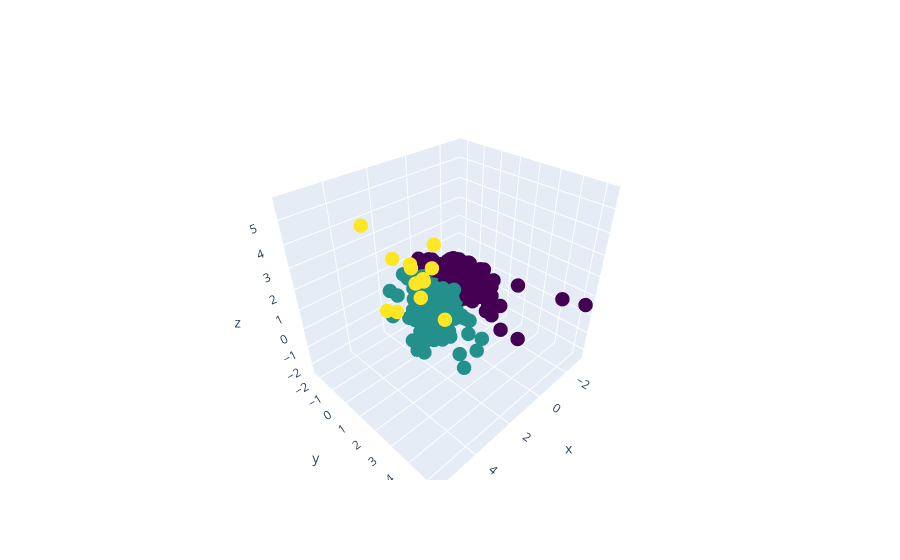

The notebook cell this image was saved under:
### Code cell
## Визуализация на данните(отново с PCA)
pcaProto = PCA(n_components=3)
pcaProto_HFRD = pcaProto.fit_transform(HFRD_scale)

import plotly.graph_objects as go


fig = go.Figure(
    go.Scatter3d(mode='markers',
                 x = pcaProto_HFRD[:, 0],
                 y = pcaProto_HFRD[:, 1],
                 z = pcaProto_HFRD[:, 2],
                 marker=dict(size = 5, color = HFRD['cluster'], colorscale = 'viridis')
                )
)
    
fig.show()
## Тук виждаме по-колко човека(точки имаме във всеки клъстер)
HFRD["cluster"].value_counts()

### Figure 1 — Plotly figure (JSON) as saved in the notebook; plotly's stock layout.template omitted (floating-point values rounded to 4 significant figures; data arrays with more than 128 entries replaced by an {"elided": "..."} marker saying what was removed)
{"data": [{"marker": {"color": {"elided": "299 int values"}, "colorscale": [[0, "#440154"], [0.1111, "#482878"], [0.2222, "#3e4989"], [0.3333, "#31688e"], [0.4444, "#26828e"], [0.5556, "#1f9e89"], [0.6667, "#35b779"], [0.7778, "#6ece58"], [0.8889, "#b5de2b"], [1, "#fde725"]], "size": 5}, "mode": "markers", "type": "scatter3d", "x": {"elided": "299 float values"}, "y": {"elided": "299 float values"}, "z": {"elided": "299 float values"}}], "layout": {}}
